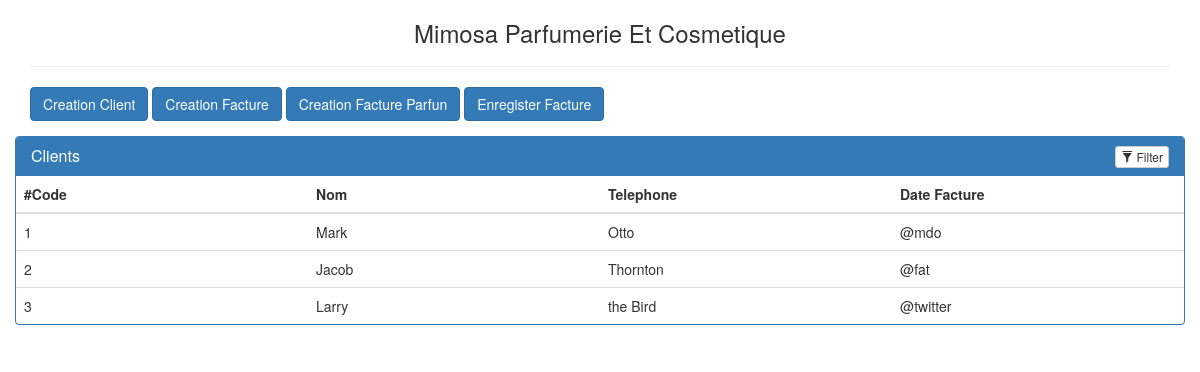
The app's page /, older data.
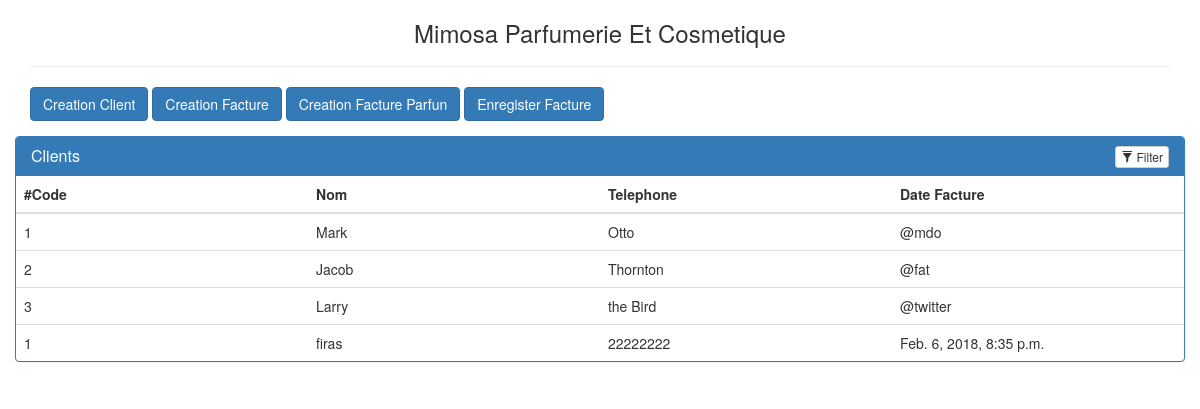
The same page, newer data.
### core/models.py (models this page shows, shortened)
class Facture(models.Model):
    client = models.ForeignKey(Client, on_delete=models.CASCADE)
    somme = models.CharField(max_length=20)
    produitun = models.CharField(max_length=200)
    produitdeux = models.CharField(max_length=200, blank=True)
    produittrois = models.CharField(max_length=200, blank=True)
    produitquatre = models.CharField(max_length=200, blank=True)
    produitcinq = models.CharField(max_length=200, blank=True)
    produitsix = models.CharField(max_length=200, blank=True)
    produitsept = models.CharField(max_length=200, blank=True)
    create_date = models.DateTimeField(
        'date published', auto_now_add=True, auto_now=False)

class Client(models.Model):
    nom = models.CharField(max_length=20)
    prenom = models.CharField(max_length=20)
    tel = models.CharField(max_length=20)
    adress = models.CharField(max_length=20)
    codetva = models.CharField(max_length=200)
    add_date = models.DateTimeField(
        'date published', auto_now_add=True, auto_now=False)

### core/views.py (the view)
# urls.py: url(r'^$', views.index, name='index'),
def index(request):
	fac = Facture.objects.all()
	return render(request,'core/home.html', {'fac' : fac})

### core/templates/core/home.html (shortened to what this page needs)
<!DOCTYPE html>
<html>
<head>
	{% load staticfiles %}
	<link rel="stylesheet" href="{% static 'core/style2.css' %}" />
	<link rel="stylesheet" href="{% static 'bootstrap-3.3.7-dist/css/bootstrap.min.css' %}" />
</head>
<body>
<div class="container">
    <center> <h3>Mimosa Parfumerie Et Cosmetique</h3> </center>
    <hr>
    <a target="_blank"  href="http://127.0.0.1:8000/admin/core/client/add/" class="btn btn-primary" role="button">Creation Client</a>
    <a target="_blank"  href="facture" class="btn btn-primary" role="button">Creation Facture</a>
    <a target="_blank"  href="factureparfun" class="btn btn-primary" role="button">Creation Facture Parfun</a>
    <a target="_blank"  href="http://127.0.0.1:8000/admin/core/facture/add/" class="btn btn-primary" role="button">Enregister Facture</a>
    <div class="row">
        <div class="panel panel-primary filterable">
            <div class="panel-heading">
                <h3 class="panel-title">Clients</h3>
                <div class="pull-right">
                    <button class="btn btn-default btn-xs btn-filter"><span class="glyphicon glyphicon-filter"></span> Filter</button>
                </div>
            </div>
            <table class="table">
                <thead>
                    <tr class="filters">
                        <th><input type="text" class="form-control" placeholder="#Code" disabled></th>
                        <th><input type="text" class="form-control" placeholder="Nom" disabled></th>
                        <th><input type="text" class="form-control" placeholder="Telephone" disabled></th>
                        <th><input type="text" class="form-control" placeholder="Date Facture" disabled></th>
                    </tr>
                </thead>
                <tbody>
                    <tr>
                        <td>1</td>
                        <td>Mark</td>
                        <td>Otto</td>
                        <td>@mdo</td>
                    </tr>
                    <tr>
                        <td>2</td>
                        <td>Jacob</td>
                        <td>Thornton</td>
                        <td>@fat</td>
                    </tr>
                    <tr>
                        <td>3</td>
                        <td>Larry</td>
                        <td>the Bird</td>
                        <td>@twitter</td>
                    </tr>
                    {% for i in fac %}
                    <tr>
                        <td>{{i.client.id}}</td>
                        <td>{{i.client.nom}}</td>
                        <td>{{i.client.tel}}</td>
                        <td>{{i.create_date}}</td>
                    </tr>
                    {% endfor %}
                </tbody>
            </table>
        </div>
    </div>
</div>
</body>
</html>

### core/static/core/style2.css (style rules this page uses)
.filterable { margin-top: 15px; }
.filterable .panel-heading .pull-right { margin-top: -20px; }
.filterable .filters input[disabled] { background-color: transparent; border: none; cursor: auto; box-shadow: none; padding: 0; height: auto; }

Row changes from the older to the newer data that the page shows:
added Facture: client.id "1", client.nom "firas", client.tel "22222222", create_date "Feb. 6, 2018, 8:35 p.m."
